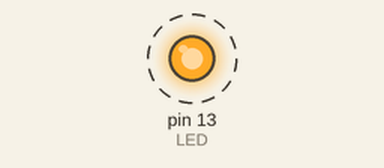
A sketch run on a simulated Arduino Uno, built with avr-gcc and run on an emulated ATmega328P. On the bench: output pins drawn as LEDs (lit = HIGH). Dashed ring = blinking.

Above: at 0.15 s.
Timing chart, 0 to 3.0 s (numbered marks = the images above):
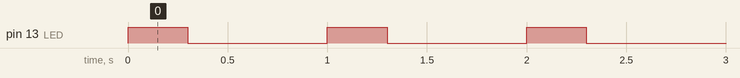

Measured:
- by itself, pin 13 (LED): alternates HIGH for 0.30 s and LOW for 0.70 s

The sketch:

led_timer_interrupt.ino
```cpp
#include <TimerOne.h>
#define LED 13

int flag = 0;

void setup() {
  // put your setup code here, to run once:
  pinMode(LED, OUTPUT);
  Timer1.initialize(100000);
  Timer1.attachInterrupt(blinked);
}

void blinked() {

  flag = (flag+1)%10;

}

void loop() {
  // put your main code here, to run repeatedly:
  if (flag <= 2) {
    digitalWrite(LED, HIGH);
  }

  else digitalWrite(LED, LOW);

}
```
